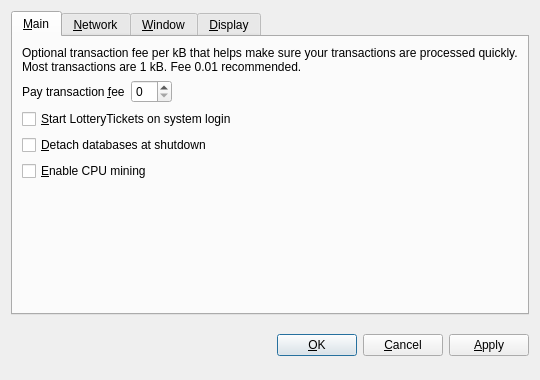
<?xml version="1.0" encoding="UTF-8"?>
<ui version="4.0">
 <class>OptionsDialog</class>
 <widget class="QDialog" name="OptionsDialog">
  <property name="geometry">
   <rect>
    <x>0</x>
    <y>0</y>
    <width>540</width>
    <height>380</height>
   </rect>
  </property>
  <property name="windowTitle">
   <string>Options</string>
  </property>
  <property name="modal">
   <bool>true</bool>
  </property>
  <layout class="QVBoxLayout" name="verticalLayout">
   <item>
    <widget class="QTabWidget" name="tabWidget">
     <property name="tabPosition">
      <enum>QTabWidget::North</enum>
     </property>
     <property name="currentIndex">
      <number>0</number>
     </property>
     <widget class="QWidget" name="tabMain">
      <attribute name="title">
       <string>&amp;Main</string>
      </attribute>
      <layout class="QVBoxLayout" name="verticalLayout_Main">
       <item>
        <widget class="QLabel" name="transactionFeeInfoLabel">
         <property name="text">
          <string>Optional transaction fee per kB that helps make sure your transactions are processed quickly. Most transactions are 1 kB. Fee 0.01 recommended.</string>
         </property>
         <property name="textFormat">
          <enum>Qt::PlainText</enum>
         </property>
         <property name="wordWrap">
          <bool>true</bool>
         </property>
        </widget>
       </item>
       <item>
        <layout class="QHBoxLayout" name="horizontalLayout_Main">
         <item>
          <widget class="QLabel" name="transactionFeeLabel">
           <property name="text">
            <string>Pay transaction &amp;fee</string>
           </property>
           <property name="textFormat">
            <enum>Qt::PlainText</enum>
           </property>
           <property name="buddy">
            <cstring>transactionFee</cstring>
           </property>
          </widget>
         </item>
         <item>
          <widget class="BitcoinAmountField" name="transactionFee"/>
         </item>
         <item>
          <spacer name="horizontalSpacer_Main">
           <property name="orientation">
            <enum>Qt::Horizontal</enum>
           </property>
           <property name="sizeHint" stdset="0">
            <size>
             <width>40</width>
             <height>20</height>
            </size>
           </property>
          </spacer>
         </item>
        </layout>
       </item>
       <item>
        <widget class="QCheckBox" name="bitcoinAtStartup">
         <property name="toolTip">
          <string>Automatically start LotteryTickets after logging in to the system.</string>
         </property>
         <property name="text">
          <string>&amp;Start LotteryTickets on system login</string>
         </property>
        </widget>
       </item>
       <item>
        <widget class="QCheckBox" name="detachDatabases">
         <property name="toolTip">
          <string>Detach block and address databases at shutdown. This means they can be moved to another data directory, but it slows down shutdown. The wallet is always detached.</string>
         </property>
         <property name="text">
          <string>&amp;Detach databases at shutdown</string>
         </property>
        </widget>
       </item>
       <item>
        <widget class="QCheckBox" name="cpuMining">
         <property name="toolTip">
          <string>Enable Proof-of-Work CPU mining (generating/minting) of LotteryTickets (NOT to be confused with Proof-of-Stake!).</string>
         </property>
         <property name="text">
          <string>&amp;Enable CPU mining</string>
         </property>
        </widget>
       </item>
       <item>
        <spacer name="verticalSpacer_Main">
         <property name="orientation">
          <enum>Qt::Vertical</enum>
         </property>
         <property name="sizeHint" stdset="0">
          <size>
           <width>20</width>
           <height>40</height>
          </size>
         </property>
        </spacer>
       </item>
      </layout>
     </widget>
     <widget class="QWidget" name="tabNetwork">
      <attribute name="title">
       <string>&amp;Network</string>
      </attribute>
      <layout class="QVBoxLayout" name="verticalLayout_Network">
       <item>
        <widget class="QCheckBox" name="mapPortUpnp">
         <property name="toolTip">
          <string>Automatically open the LotteryTickets client port on the router. This only works when your router supports UPnP and it is enabled.</string>
         </property>
         <property name="text">
          <string>Map port using &amp;UPnP</string>
         </property>
        </widget>
       </item>
       <item>
        <widget class="QCheckBox" name="connectSocks">
         <property name="toolTip">
          <string>Connect to the LotteryTickets network through a SOCKS proxy (e.g. when connecting through Tor).</string>
         </property>
         <property name="text">
          <string>&amp;Connect through SOCKS proxy:</string>
         </property>
        </widget>
       </item>
       <item>
        <layout class="QHBoxLayout" name="horizontalLayout_Network">
         <item>
          <widget class="QLabel" name="proxyIpLabel">
           <property name="text">
            <string>Proxy &amp;IP:</string>
           </property>
           <property name="textFormat">
            <enum>Qt::PlainText</enum>
           </property>
           <property name="buddy">
            <cstring>proxyIp</cstring>
           </property>
          </widget>
         </item>
         <item>
          <widget class="QValidatedLineEdit" name="proxyIp">
           <property name="maximumSize">
            <size>
             <width>140</width>
             <height>16777215</height>
            </size>
           </property>
           <property name="toolTip">
            <string>IP address of the proxy (e.g. 127.0.0.1)</string>
           </property>
          </widget>
         </item>
         <item>
          <widget class="QLabel" name="proxyPortLabel">
           <property name="text">
            <string>&amp;Port:</string>
           </property>
           <property name="textFormat">
            <enum>Qt::PlainText</enum>
           </property>
           <property name="buddy">
            <cstring>proxyPort</cstring>
           </property>
          </widget>
         </item>
         <item>
          <widget class="QLineEdit" name="proxyPort">
           <property name="maximumSize">
            <size>
             <width>55</width>
             <height>16777215</height>
            </size>
           </property>
           <property name="toolTip">
            <string>Port of the proxy (e.g. 9050)</string>
           </property>
          </widget>
         </item>
         <item>
          <widget class="QLabel" name="socksVersionLabel">
           <property name="text">
            <string>SOCKS &amp;Version:</string>
           </property>
           <property name="textFormat">
            <enum>Qt::PlainText</enum>
           </property>
           <property name="buddy">
            <cstring>socksVersion</cstring>
           </property>
          </widget>
         </item>
         <item>
          <widget class="QValueComboBox" name="socksVersion">
           <property name="toolTip">
            <string>SOCKS version of the proxy (e.g. 5)</string>
           </property>
          </widget>
         </item>
         <item>
          <spacer name="horizontalSpacer_Network">
           <property name="orientation">
            <enum>Qt::Horizontal</enum>
           </property>
           <property name="sizeHint" stdset="0">
            <size>
             <width>40</width>
             <height>20</height>
            </size>
           </property>
          </spacer>
         </item>
        </layout>
       </item>
       <item>
        <spacer name="verticalSpacer_Network">
         <property name="orientation">
          <enum>Qt::Vertical</enum>
         </property>
         <property name="sizeHint" stdset="0">
          <size>
           <width>20</width>
           <height>40</height>
          </size>
         </property>
        </spacer>
       </item>
      </layout>
     </widget>
     <widget class="QWidget" name="tabWindow">
      <attribute name="title">
       <string>&amp;Window</string>
      </attribute>
      <layout class="QVBoxLayout" name="verticalLayout_Window">
       <item>
        <widget class="QCheckBox" name="minimizeToTray">
         <property name="toolTip">
          <string>Show only a tray icon after minimizing the window.</string>
         </property>
         <property name="text">
          <string>&amp;Minimize to the tray instead of the taskbar</string>
         </property>
        </widget>
       </item>
       <item>
        <widget class="QCheckBox" name="minimizeOnClose">
         <property name="toolTip">
          <string>Minimize instead of exit the application when the window is closed. When this option is enabled, the application will be closed only after selecting Quit in the menu.</string>
         </property>
         <property name="text">
          <string>M&amp;inimize on close</string>
         </property>
        </widget>
       </item>
       <item>
        <spacer name="verticalSpacer_Window">
         <property name="orientation">
          <enum>Qt::Vertical</enum>
         </property>
         <property name="sizeHint" stdset="0">
          <size>
           <width>20</width>
           <height>40</height>
          </size>
         </property>
        </spacer>
       </item>
      </layout>
     </widget>
     <widget class="QWidget" name="tabDisplay">
      <attribute name="title">
       <string>&amp;Display</string>
      </attribute>
      <layout class="QVBoxLayout" name="verticalLayout_Display">
       <item>
        <layout class="QHBoxLayout" name="horizontalLayout_1_Display">
         <item>
          <widget class="QLabel" name="langLabel">
           <property name="text">
            <string>User Interface &amp;language:</string>
           </property>
           <property name="textFormat">
            <enum>Qt::PlainText</enum>
           </property>
           <property name="buddy">
            <cstring>lang</cstring>
           </property>
          </widget>
         </item>
         <item>
          <widget class="QValueComboBox" name="lang">
           <property name="toolTip">
            <string>The user interface language can be set here. This setting will take effect after restarting LotteryTickets.</string>
           </property>
          </widget>
         </item>
        </layout>
       </item>
       <item>
        <layout class="QHBoxLayout" name="horizontalLayout_2_Display">
         <item>
          <widget class="QLabel" name="unitLabel">
           <property name="text">
            <string>&amp;Unit to show amounts in:</string>
           </property>
           <property name="textFormat">
            <enum>Qt::PlainText</enum>
           </property>
           <property name="buddy">
            <cstring>unit</cstring>
           </property>
          </widget>
         </item>
         <item>
          <widget class="QValueComboBox" name="unit">
           <property name="toolTip">
            <string>Choose the default subdivision unit to show in the interface and when sending coins.</string>
           </property>
          </widget>
         </item>
        </layout>
       </item>
       <item>
        <widget class="QCheckBox" name="displayAddresses">
         <property name="toolTip">
          <string>Whether to show LotteryTickets addresses in the transaction list or not.</string>
         </property>
         <property name="text">
          <string>&amp;Display addresses in transaction list</string>
         </property>
        </widget>
       </item>
       <item>
        <widget class="QCheckBox" name="coinControlFeatures">
         <property name="toolTip">
          <string>Whether to show coin control features or not.</string>
         </property>
         <property name="text">
          <string>Display coin &amp;control features (experts only!)</string>
         </property>
        </widget>
       </item>
       <item>
        <spacer name="verticalSpacer_Display">
         <property name="orientation">
          <enum>Qt::Vertical</enum>
         </property>
         <property name="sizeHint" stdset="0">
          <size>
           <width>20</width>
           <height>40</height>
          </size>
         </property>
        </spacer>
       </item>
      </layout>
     </widget>
    </widget>
   </item>
   <item>
    <layout class="QHBoxLayout" name="horizontalLayout_Buttons">
     <item>
      <spacer name="horizontalSpacer_1">
       <property name="orientation">
        <enum>Qt::Horizontal</enum>
       </property>
       <property name="sizeHint" stdset="0">
        <size>
         <width>40</width>
         <height>48</height>
        </size>
       </property>
      </spacer>
     </item>
     <item>
      <widget class="QLabel" name="statusLabel">
       <property name="font">
        <font>
         <weight>75</weight>
         <bold>true</bold>
        </font>
       </property>
       <property name="text">
        <string/>
       </property>
       <property name="textFormat">
        <enum>Qt::PlainText</enum>
       </property>
       <property name="wordWrap">
        <bool>true</bool>
       </property>
      </widget>
     </item>
     <item>
      <spacer name="horizontalSpacer_2">
       <property name="orientation">
        <enum>Qt::Horizontal</enum>
       </property>
       <property name="sizeHint" stdset="0">
        <size>
         <width>40</width>
         <height>48</height>
        </size>
       </property>
      </spacer>
     </item>
     <item>
      <widget class="QPushButton" name="okButton">
       <property name="text">
        <string>&amp;OK</string>
       </property>
      </widget>
     </item>
     <item>
      <widget class="QPushButton" name="cancelButton">
       <property name="text">
        <string>&amp;Cancel</string>
       </property>
       <property name="autoDefault">
        <bool>false</bool>
       </property>
      </widget>
     </item>
     <item>
      <widget class="QPushButton" name="applyButton">
       <property name="text">
        <string>&amp;Apply</string>
       </property>
       <property name="autoDefault">
        <bool>false</bool>
       </property>
      </widget>
     </item>
    </layout>
   </item>
  </layout>
 </widget>
 <customwidgets>
  <customwidget>
   <class>BitcoinAmountField</class>
   <extends>QSpinBox</extends>
   <header>bitcoinamountfield.h</header>
  </customwidget>
  <customwidget>
   <class>QValueComboBox</class>
   <extends>QComboBox</extends>
   <header>qvaluecombobox.h</header>
  </customwidget>
  <customwidget>
   <class>QValidatedLineEdit</class>
   <extends>QLineEdit</extends>
   <header>qvalidatedlineedit.h</header>
  </customwidget>
 </customwidgets>
 <resources/>
 <connections/>
</ui>
